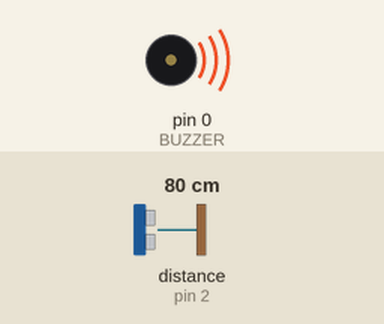
Bench run of a sketch on a simulated Arduino Uno, built with avr-gcc and run on an emulated ATmega328P. Parts: buzzer (waves = sounding). Wiring (inferred from the names in the program): ultrasonic range finder: trigger pin 3; echo pin 2. Inputs (shaded band) come from the test bench; at power-on: distance to the obstacle (sensor on pin 2) 80 cm. The echo pulse lasts 58.3 µs per cm; what the sketch prints to the serial monitor is not drawn.

Above: at 0.1 s.
Timing chart, 0 to 1.6 s (numbered marks = the images above):
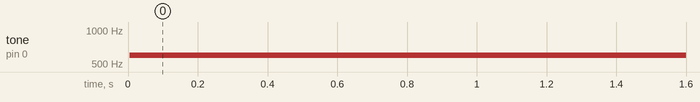

The sketch:

ultrasonic_senzor_buzzer_intensity.ino
```cpp
#include <Arduino.h>

#define TRIG 3
#define ECHO 2
#define BUZZER 0

void setup() {
  Serial.begin(115200);
  pinMode(TRIG, OUTPUT);
  pinMode(ECHO, INPUT);
  pinMode(BUZZER, OUTPUT);
}

void loop() {
  // spustenie merania
  digitalWrite(TRIG, LOW);
  delayMicroseconds(2);
  digitalWrite(TRIG, HIGH);
  delayMicroseconds(10);
  digitalWrite(TRIG, LOW);

  long duration = pulseIn(ECHO, HIGH);
  float distance = duration * 0.0343 / 2; // vzdialenosť v cm
  distance = constrain(distance, 5, 100); // limit rozsahu

  // mapovanie vzdialenosti na frekvenciu (Hz)
  int freq = map(distance, 5, 100, 2000, 200); // bližšie = vyššia frekvencia

  tone(BUZZER, freq);

  Serial.print("Distance: ");
  Serial.print(distance);
  Serial.print(" cm  Frequency: ");
  Serial.println(freq);

  delay(50);
}
```

Measured:
- by itself, tone on pin 0 (BUZZER): silent → 598 Hz at 0.01 s
